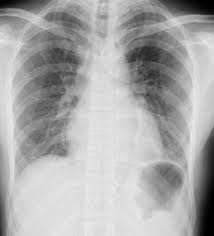
#> input picture entrega2/3-filtros_frecuencia/chest.jpg, 214 x 236 px
$ python dft_2d.py
#> lines starting #> are read from the running program, lines starting #| are printed output that depends on the picture
import numpy as np
from skimage import io
from skimage.color import rgb2gray
import matplotlib.pyplot as plt

# Cargar imagen
image = io.imread('chest.jpg')
#> image is the input picture: shape (236, 214, 3); min 0, max 237, mean 169.8

fft = np.fft.fftshift(np.fft.fft2(rgb2gray(image)))

# Mostrar imagen
plt.subplot(2, 1, 1)
plt.title('Imagen')
plt.imshow(image, cmap='gray', vmin=0, vmax=255)

# Mostrar DFT-2D
plt.subplot(2, 1, 2)
plt.title('DFT-2D (shift)')
plt.imshow(np.log(1 + np.abs(fft)), cmap='gray')


plt.show()
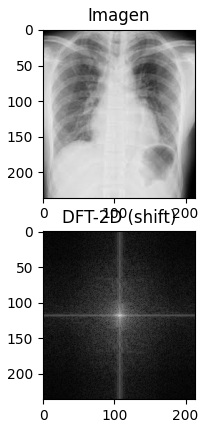
#> figure drawn by matplotlib, 2 panels

$ run again, with entrega2/3-filtros_frecuencia/edificio_china.jpg copied over entrega2/3-filtros_frecuencia/chest.jpg
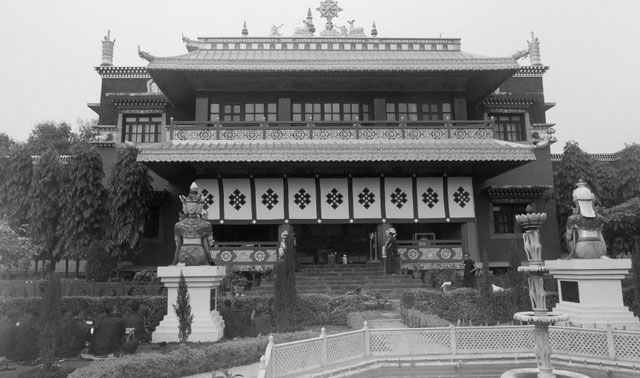
#> input picture entrega2/3-filtros_frecuencia/edificio_china.jpg, 640 x 378 px
#> image is the input picture: shape (378, 640, 3); min 1, max 254, mean 123.5
#> `plt.show()`:
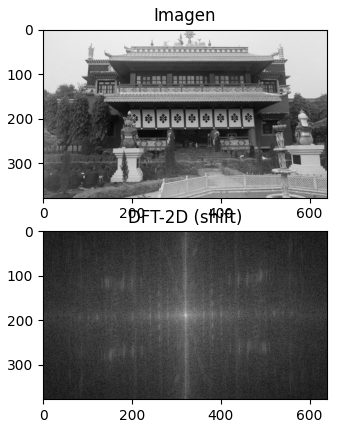
#> figure drawn by matplotlib, 2 panels

$ run again, with entrega2/3-filtros_frecuencia/penguin.png saved as entrega2/3-filtros_frecuencia/chest.jpg
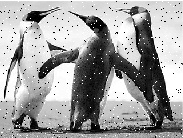
#> input picture entrega2/3-filtros_frecuencia/penguin.png, 183 x 138 px
#> image is the input picture: shape (138, 183); min 0, max 255, mean 159.4
#> `plt.show()`:
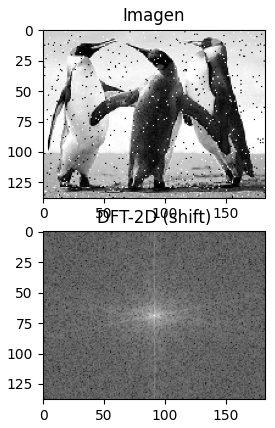
#> figure drawn by matplotlib, 2 panels
